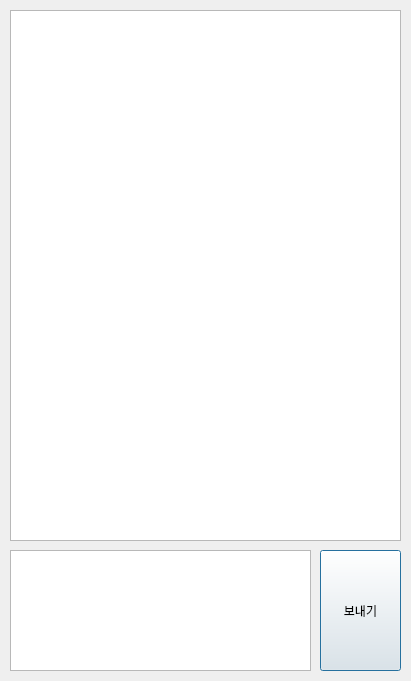
<?xml version="1.0" encoding="UTF-8"?>
<ui version="4.0">
 <class>Dialog</class>
 <widget class="QDialog" name="Dialog">
  <property name="geometry">
   <rect>
    <x>0</x>
    <y>0</y>
    <width>411</width>
    <height>681</height>
   </rect>
  </property>
  <property name="windowTitle">
   <string>Dialog</string>
  </property>
  <widget class="QListWidget" name="listWidget">
   <property name="geometry">
    <rect>
     <x>10</x>
     <y>10</y>
     <width>391</width>
     <height>531</height>
    </rect>
   </property>
  </widget>
  <widget class="QPlainTextEdit" name="plainTextEdit">
   <property name="geometry">
    <rect>
     <x>10</x>
     <y>550</y>
     <width>301</width>
     <height>121</height>
    </rect>
   </property>
  </widget>
  <widget class="QPushButton" name="pushButton">
   <property name="geometry">
    <rect>
     <x>320</x>
     <y>550</y>
     <width>81</width>
     <height>121</height>
    </rect>
   </property>
   <property name="text">
    <string>보내기</string>
   </property>
  </widget>
 </widget>
 <resources/>
 <connections/>
</ui>
